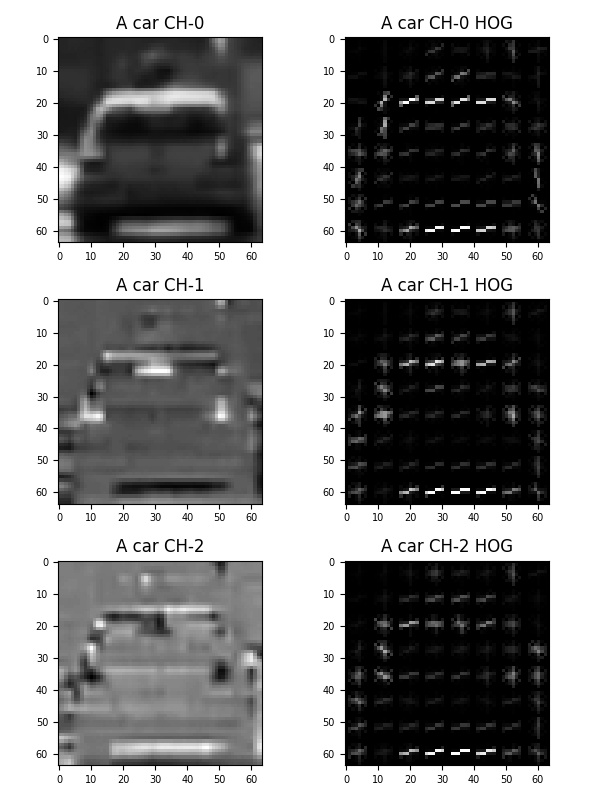
#> input picture output_images/A_car_hog_visualisation.jpg, 600 x 800 px
$ python -i features.py   (imports and definitions only)
#> lines starting #> are read from the running program, lines starting #| are printed output that depends on the picture
#> further down, picture is the input picture: shape (800, 600, 3); min 0, max 255, mean 144.1
"""Feature extraction functionality"""
import glob
import cv2
import numpy as np

from matplotlib import pyplot as plt
from skimage.feature import hog

from utils import read_image, plot_pairs


def color_convertor(color_space='RGB'):
    """Returns convertor from RGB to desired color space

    color_space: RGB, HSV, HLS, LUV, YUV, YCrCb"""
    convertor = {'HSV': cv2.COLOR_RGB2HSV,
                 'HLS': cv2.COLOR_RGB2HLS,
                 'LUV': cv2.COLOR_RGB2LUV,
                 'YUV': cv2.COLOR_RGB2YUV,
                 'YCrCb': cv2.COLOR_RGB2YCrCb}

    if color_space.upper() == 'RGB':
        def conv_func(img):
            return img
    else:
        def conv_func(img):
            return cv2.cvtColor(img, convertor[color_space])

    return conv_func


# def bin_spatial(image, size=(32, 32)):
#     """Compute a features vector obtained by spatial binning the image"""
#     return cv2.resize(image, size).ravel()

def bin_spatial(img, size=(32, 32)):
    color1 = cv2.resize(img[:, :, 0], size).ravel()
    color2 = cv2.resize(img[:, :, 1], size).ravel()
    color3 = cv2.resize(img[:, :, 2], size).ravel()
    return np.hstack((color1, color2, color3))


def color_hist(image, nbins=32, bins_range=None):
    """Computes a features vector by concating the histograms of all
    color channels"""

    histograms = []
    for ch in range(3):
        hist = np.histogram(image[:, :, ch], bins=nbins, range=bins_range)
        histograms.append(hist[0])

    return np.concatenate(histograms)


def get_hog_features(
        image,
        orient,
        pix_per_cell,
        cell_per_block,
        vis=False,
        feature_vec=True):
    """Extract Histogram of Oriented Gradient features

    Input
        orient: gradient orientation
        pix_per_cell: specifies cell dimension
        cell_per_block: bock dimension
        vis: If True, the HOG image will be returned as a second output
        feature_vec: If True, feature vector returned
    Output
        HOG features vector, (HOG image if vis is True)
    """

    if vis:
        features, hog_image = hog(
            image,
            orientations=orient,
            pixels_per_cell=(pix_per_cell, pix_per_cell),
            cells_per_block=(cell_per_block, cell_per_block),
            transform_sqrt=True,
            visualise=vis,
            feature_vector=feature_vec,
            block_norm='L1')
        return features, hog_image
    # Otherwise call with one output
    else:
        features = hog(
            image,
            orientations=orient,
            pixels_per_cell=(pix_per_cell, pix_per_cell),
            cells_per_block=(cell_per_block, cell_per_block),
            transform_sqrt=True,
            visualise=vis,
            feature_vector=feature_vec,
            block_norm='L1')
        return features


def feature_extractor(
        image,
        resize=(64, 64),
        color_space='RGB',
        spatial_size=(32, 32),
        hist_bins=32,
        hist_range=None,
        hog_orient=9,
        hog_pix_per_cell=8,
        hog_cell_per_block=2,
        hog_channels=range(3),
        spatial_features=False,
        color_features=False,
        hog_features=True):
    """Convert image to(smaller) size in the specified color space

    Input
        resize: proceed after resizing the image
        color_space: RGB, HSV, HLS, LUV, YUV or YCrCb

    Output
        Feature vector obtained by ravelling the smaller, resized image
    """
#> called with resize = (64, 64), color_space = 'RGB', spatial_size = (32, 32), hist_bins = 32, hog_orient = 9, hog_pix_per_cell = 8, hog_cell_per_block = 2, spatial_features = False

    if resize is not None:
        image_res = cv2.resize(image, resize)
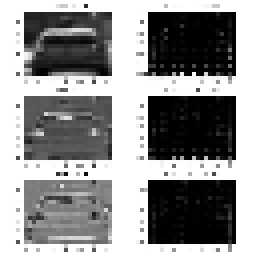
#> image_res: shape (64, 64, 3) (shown 4 times larger); min 0, max 255, mean 146.5
    else:
        image_res = image

    color_converted = color_convertor(color_space)(image_res)

    features = []
    if spatial_features:
        features.append(bin_spatial(color_converted, size=spatial_size))

    if color_features:
        features.append(color_hist(
            color_converted,
            nbins=hist_bins,
            bins_range=hist_range))

    if hog_features:
        for ch in hog_channels:
            features.append(get_hog_features(
                color_converted[:, :, ch],
                orient=hog_orient,
                pix_per_cell=hog_pix_per_cell,
                cell_per_block=hog_cell_per_block,
                vis=False,
                feature_vec=True))
#> after the loop, features = 3 items

    return np.concatenate(features)


# [33 lines not run here, left out]

>>> import cv2
>>> picture = cv2.cvtColor(cv2.imread('output_images/A_car_hog_visualisation.jpg'), cv2.COLOR_BGR2RGB)
>>> result = feature_extractor(picture)
#> result = 5292 values, max 0.296 at index 1723, min 0 at index 1, mean 0.0278
